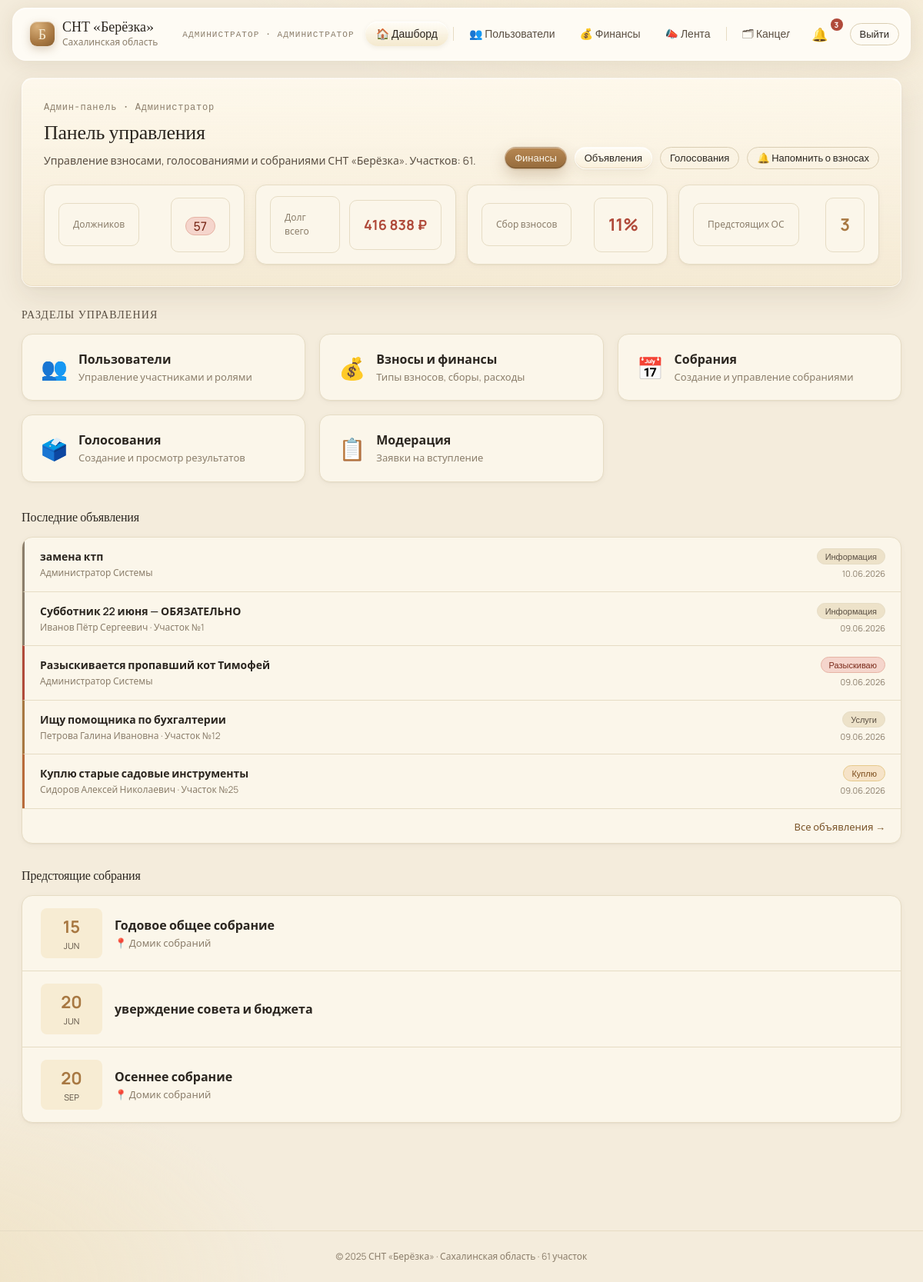
The page /admin (signed in) on the database its author committed.
### tables this page shows
CREATE TABLE `users` (
  `id` int(11) NOT NULL AUTO_INCREMENT,
  `email` varchar(120) NOT NULL,
  `password_hash` varchar(255) NOT NULL COMMENT 'bcrypt хеш пароля',
  `full_name` varchar(150) NOT NULL,
  `phone` varchar(20) DEFAULT NULL,
  `address` varchar(255) DEFAULT NULL COMMENT 'Адрес участка в СНТ',
  `role_id` int(11) NOT NULL DEFAULT 5 COMMENT 'ID роли (по умолчанию член)',
  `status` enum('active','inactive','pending') DEFAULT 'pending' COMMENT 'статус в системе',
  `avatar_url` varchar(255) DEFAULT NULL,
  `created_at` timestamp NOT NULL DEFAULT current_timestamp(),
  `updated_at` timestamp NOT NULL DEFAULT current_timestamp() ON UPDATE current_timestamp(),
  `last_login` timestamp NULL DEFAULT NULL,
  PRIMARY KEY (`id`),
  UNIQUE KEY `email` (`email`),
  KEY `idx_email` (`email`),
  KEY `idx_role` (`role_id`),
  KEY `idx_status` (`status`)
);

CREATE TABLE `announcements` (
  `id` int(11) NOT NULL AUTO_INCREMENT,
  `title` varchar(255) NOT NULL,
  `content` text NOT NULL,
  `author_id` int(11) NOT NULL,
  `category` enum('sale','buy','service','info','wanted') NOT NULL DEFAULT 'info',
  `is_pinned` tinyint(1) DEFAULT 0 COMMENT 'Закреплённое объявление',
  `status` enum('draft','published','archived') DEFAULT 'published',
  `views_count` int(11) DEFAULT 0,
  `created_at` timestamp NOT NULL DEFAULT current_timestamp(),
  `updated_at` timestamp NOT NULL DEFAULT current_timestamp() ON UPDATE current_timestamp(),
  PRIMARY KEY (`id`),
  KEY `author_id` (`author_id`),
  KEY `idx_category` (`category`),
  KEY `idx_status` (`status`),
  KEY `idx_created` (`created_at`),
  FULLTEXT KEY `idx_search` (`title`,`content`)
);

CREATE TABLE `meetings` (
  `id` int(11) NOT NULL AUTO_INCREMENT,
  `meeting_date` date NOT NULL,
  `topic` varchar(300) NOT NULL,
  `location` varchar(200) NOT NULL DEFAULT 'Домик собраний',
  `description` text DEFAULT NULL,
  `created_by` int(11) DEFAULT NULL,
  `created_at` datetime NOT NULL DEFAULT current_timestamp(),
  `archived` tinyint(1) NOT NULL DEFAULT 0,
  PRIMARY KEY (`id`)
);

### templates/pages/admin/dashboard.html.php (the view, shortened to what the rows shown need)
<?php
  $feeCollected = (float)($summary['fee_collected'] ?? 0);
  $totalRequired = 0;
  foreach ($feeTypes as $ft) {
      $totalRequired += (float)($ft['required_total'] ?? 0);
  }
  $collectionPct = ($totalRequired > 0) ? round($feeCollected / $totalRequired * 100) : 0;
  $currentUser = getCurrentUser();
  $chairName = e($currentUser['full_name'] ?? 'Председатель');
?>
<div class="fade-up">
  <div class="glass-deep panel" style="margin-bottom:28px">
    <div style="display:flex;align-items:flex-end;justify-content:space-between;gap:20px;flex-wrap:wrap;margin-bottom:20px">
      <div>
        <div class="mono" style="font-size:12px;color:var(--ink-mute);margin-bottom:10px;letter-spacing:.06em">
          Админ-панель · <?= $chairName ?>
        </div>
        <h2 style="margin:0 0 10px;color:var(--ink);font-size:26px">Панель управления</h2>
        <p style="color:var(--ink-soft);margin:0;font-size:14px;line-height:1.6">
          Управление взносами, голосованиями и собраниями СНТ «Берёзка». Участков: 61.
        </p>
      </div>
      <div style="display:flex;gap:10px;flex-wrap:wrap">
        <?php if (canFinance()): ?><a href="/admin/finances" class="btn primary sm">Финансы</a><?php endif ?>
        <a href="/classifieds" class="btn sm">Объявления</a>
        <?php if (canMeetings()): ?><a href="/admin/votes" class="btn ghost sm">Голосования</a><?php endif ?>
        <?php if (canFinance()): ?>
        <form method="POST" action="/admin/remind-fees" style="margin:0" onsubmit="return confirm('Разослать всем членам напоминание об оплате взносов?')">
          <button type="submit" class="btn ghost sm">🔔 Напомнить о взносах</button>
        </form>
        <?php endif ?>
      </div>
    </div>
    <div style="display:flex;gap:14px;flex-wrap:wrap">
      <div class="card" style="flex:1;min-width:140px;padding:14px 18px;display:flex;align-items:center;justify-content:space-between;gap:12px">
        <div class="kpi label" style="font-size:12px;color:var(--ink-mute)">Должников</div>
        <div class="kpi value" style="font-size:22px;font-weight:700;color:var(--ink)">
          <?php if ($debtors['count'] > 0): ?>
            <span class="pill bad" style="font-size:16px;padding:3px 10px"><?= $debtors['count'] ?></span>
          <?php else: ?>
            <span class="pill good" style="font-size:14px;padding:3px 10px">Нет</span>
          <?php endif ?>
        </div>
      </div>
      <div class="card" style="flex:1;min-width:140px;padding:14px 18px;display:flex;align-items:center;justify-content:space-between;gap:12px">
        <div class="kpi label" style="font-size:12px;color:var(--ink-mute)">Долг всего</div>
        <div class="kpi value" style="font-size:18px;font-weight:700;white-space:nowrap;color:<?= $debtors['total'] > 0 ? 'var(--bad)' : 'var(--good)' ?>">
          <?= number_format($debtors['total'], 0, '.', ' ') ?> ₽
        </div>
      </div>
      <div class="card" style="flex:1;min-width:140px;padding:14px 18px;display:flex;align-items:center;justify-content:space-between;gap:12px">
        <div class="kpi label" style="font-size:12px;color:var(--ink-mute)">Сбор взносов</div>
        <div class="kpi value" style="font-size:22px;font-weight:700;color:<?= $collectionPct >= 80 ? 'var(--good)' : ($collectionPct >= 50 ? 'var(--warn)' : 'var(--bad)') ?>">
          <?= $collectionPct ?>%
        </div>
      </div>
      <div class="card" style="flex:1;min-width:140px;padding:14px 18px;display:flex;align-items:center;justify-content:space-between;gap:12px">
        <div class="kpi label" style="font-size:12px;color:var(--ink-mute)">Предстоящих ОС</div>
        <div class="kpi value" style="font-size:22px;font-weight:700;color:var(--accent)">
          <?= (int)($stats['upcoming_meetings'] ?? 0) ?>
        </div>
      </div>
    </div>
  </div>
  <h3 style="margin-bottom:16px;color:var(--ink-soft);font-size:14px;text-transform:uppercase;letter-spacing:.08em">Разделы управления</h3>
  <div class="grid-3" style="margin-bottom:36px">
    <?php if (isAdmin()): ?>
    <a href="/admin/users" class="card" style="padding:20px 24px;text-decoration:none;display:flex;align-items:center;gap:14px;transition:box-shadow .15s">
      <span style="font-size:28px">👥</span>
      <div>
        <div style="font-weight:600;color:var(--ink)">Пользователи</div>
        <div style="font-size:13px;color:var(--ink-mute);margin-top:2px">Управление участниками и ролями</div>
      </div>
    </a>
    <?php endif ?>
    <?php if (canFinance()): ?>
    <a href="/admin/finances" class="card" style="padding:20px 24px;text-decoration:none;display:flex;align-items:center;gap:14px">
      <span style="font-size:28px">💰</span>
      <div>
        <div style="font-weight:600;color:var(--ink)">Взносы и финансы</div>
        <div style="font-size:13px;color:var(--ink-mute);margin-top:2px">Типы взносов, сборы, расходы</div>
      </div>
    </a>
    <?php endif ?>
    <?php if (canMeetings()): ?>
    <a href="/admin/meetings" class="card" style="padding:20px 24px;text-decoration:none;display:flex;align-items:center;gap:14px">
      <span style="font-size:28px">📅</span>
      <div>
        <div style="font-weight:600;color:var(--ink)">Собрания</div>
        <div style="font-size:13px;color:var(--ink-mute);margin-top:2px">Создание и управление собраниями</div>
      </div>
    </a>
    <a href="/admin/votes" class="card" style="padding:20px 24px;text-decoration:none;display:flex;align-items:center;gap:14px">
      <span style="font-size:28px">🗳️</span>
      <div>
        <div style="font-weight:600;color:var(--ink)">Голосования</div>
        <div style="font-size:13px;color:var(--ink-mute);margin-top:2px">Создание и просмотр результатов</div>
      </div>
    </a>
    <?php endif ?>
    <?php if (isAdmin()): ?>
    <a href="/admin/moderation" class="card" style="padding:20px 24px;text-decoration:none;display:flex;align-items:center;gap:14px">
      <span style="font-size:28px">📋</span>
      <div>
        <div style="font-weight:600;color:var(--ink)">Модерация</div>
        <div style="font-size:13px;color:var(--ink-mute);margin-top:2px">
          Заявки на вступление
        </div>
      </div>
    </a>
    <?php endif ?>
  </div>
  <?php if (!empty($announcements)): ?>
  <h3 style="margin-bottom:16px;color:var(--ink)">Последние объявления</h3>
  <?php
    $annCatColor = ['sale'=>'var(--good)','buy'=>'var(--warn)','wanted'=>'var(--bad)','service'=>'var(--accent)','info'=>'var(--ink-mute)'];
    $annCatLabel = ['sale'=>'Продаю','buy'=>'Куплю','wanted'=>'Разыскиваю','service'=>'Услуги','info'=>'Информация'];
    $annCatPill  = ['sale'=>'good','buy'=>'warn','wanted'=>'bad','service'=>'','info'=>''];
  ?>
  <div class="card" style="padding:0;overflow:hidden;margin-bottom:32px">
    <?php foreach (array_slice($announcements, 0, 5) as $i => $ann):
      $cat   = $ann['category'] ?? 'info';
      $color = $annCatColor[$cat] ?? 'var(--ink-mute)';
      $label = $annCatLabel[$cat] ?? $cat;
      $pill  = $annCatPill[$cat]  ?? '';
      $plot  = plotFromAddress($ann['author_address'] ?? '');
    ?>
      <div style="padding:14px 20px;display:flex;align-items:center;gap:14px;border-left:3px solid <?= $color ?>;<?= $i > 0 ? 'border-top:1px solid var(--line-soft)' : '' ?>">
        <div style="flex:1;min-width:0">
          <div style="font-weight:600;font-size:14px;overflow:hidden;text-overflow:ellipsis;white-space:nowrap"><?= e($ann['title']) ?></div>
          <div style="font-size:12px;color:var(--ink-mute);margin-top:2px">
            <?= e($ann['author_name'] ?? '—') ?>
            <?= $plot ? ' · Участок №' . e($plot) : '' ?>
          </div>
        </div>
        <div style="display:flex;flex-direction:column;align-items:flex-end;gap:4px;flex-shrink:0">
          <span class="pill <?= $pill ?>" style="font-size:11px"><?= $label ?></span>
          <span style="font-size:11px;color:var(--ink-mute)"><?= date('d.m.Y', strtotime($ann['created_at'])) ?></span>
        </div>
      </div>
    <?php endforeach ?>
    <div style="padding:10px 20px;border-top:1px solid var(--line-soft);text-align:right">
      <a href="/classifieds" style="font-size:13px;color:var(--accent-deep)">Все объявления →</a>
    </div>
  </div>
  <?php endif ?>
  <h3 style="margin-bottom:16px;color:var(--ink)">Предстоящие собрания</h3>
  <?php if (empty($meetings)): ?>
    <div class="card" style="padding:24px;color:var(--ink-mute);text-align:center">Нет запланированных собраний</div>
  <?php else: ?>
    <div class="card" style="padding:0;overflow:hidden">
      <?php foreach ($meetings as $i => $m): ?>
        <div style="padding:16px 24px;display:flex;align-items:center;gap:16px;<?= $i > 0 ? 'border-top:1px solid var(--border,#e5e7eb)' : '' ?>">
          <div style="min-width:80px;text-align:center;background:var(--accent-soft,#eff6ff);border-radius:8px;padding:8px 4px">
            <div style="font-size:22px;font-weight:700;color:var(--accent)"><?= htmlspecialchars(date('d', strtotime($m['meeting_date']))) ?></div>
            <div style="font-size:11px;color:var(--ink-soft);text-transform:uppercase"><?= htmlspecialchars(date('M', strtotime($m['meeting_date']))) ?></div>
          </div>
          <div>
            <div style="font-weight:600;color:var(--ink)"><?= htmlspecialchars($m['topic']) ?></div>
            <?php if (!empty($m['location'])): ?>
              <div style="font-size:13px;color:var(--ink-mute);margin-top:2px">📍 <?= htmlspecialchars($m['location']) ?></div>
            <?php endif ?>
          </div>
        </div>
      <?php endforeach ?>
    </div>
  <?php endif ?>
</div>

### templates/partials/navigation.html.php (shortened to what the rows shown need)
<?php
$user = getCurrentUser();
?>
<div class="topbar-sticky">
<header class="glass topbar">
  <a href="/" class="brand" style="text-decoration:none;flex-shrink:0">
    <div class="mark">Б</div>
    <div>
      <div class="name">СНТ «Берёзка»</div>
      <div class="sub">Сахалинская область</div>
    </div>
  </a>
  <?php if ($user): ?>
    <nav class="hnav" style="margin-top:0;flex:1;min-width:0;display:flex;align-items:center">
      <?php if (isBoard()): ?>
        <?php
          $roleLabels = [1 => 'Администратор', 2 => 'Председатель', 3 => 'Казначей', 4 => 'Секретарь'];
          $roleLabel  = $roleLabels[userRole()] ?? 'Правление';
        ?>
        <div class="mono" style="font-size:11px;color:var(--ink-mute);padding:0 10px 0 4px;text-transform:uppercase;letter-spacing:.1em;white-space:nowrap;flex-shrink:0">
          <?= e($_SESSION['user']['full_name'] ?? $roleLabel) ?> · <?= e($roleLabel) ?>
        </div>
        <a href="/admin"            class="hnav-item <?= $currentPage === 'admin/dashboard' ? 'active' : '' ?>">🏠 Дашборд</a>
        <?php if (canMeetings()): ?>
          <a href="/admin/users"      class="hnav-item <?= $currentPage === 'admin/users'      ? 'active' : '' ?>">👥 Пользователи</a>
        <?php endif ?>
        <?php if (canFinance()): ?>
          <a href="/admin/finances"   class="hnav-item <?= $currentPage === 'admin/finances'   ? 'active' : '' ?>">💰 Финансы</a>
        <?php endif ?>
        <a href="/feed"             class="hnav-item <?= $currentPage === 'member/feed' ? 'active' : '' ?>">📣 Лента</a>
        <?php if (canMeetings()): ?>
          <a href="/office" class="hnav-item <?= $currentPage === 'member/office' ? 'active' : '' ?>" style="position:relative">🗂 Канцелярия</a>
        <?php endif ?>
      <?php endif; ?>
    </nav>
    <?php $unread = \models\Notification::unreadCount((int)($_SESSION['user']['id'] ?? 0)); ?>
    <a href="/notifications" class="hnav-item <?= $currentPage === 'member/notifications' ? 'active' : '' ?>" style="margin-left:auto;flex-shrink:0;position:relative;font-size:17px" title="Уведомления">🔔<?php if ($unread > 0): ?><span style="position:absolute;top:-3px;right:-5px;background:var(--bad);color:#fff;font-size:10px;font-weight:700;min-width:16px;height:16px;line-height:16px;text-align:center;border-radius:8px;padding:0 3px"><?= $unread > 99 ? '99+' : $unread ?></span><?php endif ?></a>
    <form method="POST" action="/logout" style="flex-shrink:0">
      <button type="submit" class="btn sm ghost">Выйти</button>
    </form>
  <?php endif; ?>
</header>
</div>

### rows shown on the page
users: role "АДМИНИСТРАТОР", full_name "Администратор"
announcements: title "замена ктп", author.full_name "Администратор Системы", category "Информация", created_at "10.06.2026"
announcements: title "Субботник 22 июня — ОБЯЗАТЕЛЬНО", author.full_name "Иванов Пётр Сергеевич", author.address "1", category "Информация", created_at "09.06.2026"
announcements: title "Разыскивается пропавший кот Тимофей", author.full_name "Администратор Системы", category "Разыскиваю", created_at "09.06.2026"
announcements: title "Ищу помощника по бухгалтерии", author.full_name "Петрова Галина Ивановна", author.address "12", category "Услуги", created_at "09.06.2026"
announcements: title "Куплю старые садовые инструменты", author.full_name "Сидоров Алексей Николаевич", author.address "25", category "Куплю", created_at "09.06.2026"
meetings: meeting_date "15", meeting_date "JUN", topic "Годовое общее собрание", location "Домик собраний"
meetings: meeting_date "20", meeting_date "JUN", topic "уверждение совета и бюджета"
meetings: meeting_date "20", meeting_date "SEP", topic "Осеннее собрание", location "Домик собраний"

### other values the page prints
$_SESSION['user']['full_name'] "АДМИНИСТРАТОР"
$unread "3"
$debtors['count'] "57"
$debtors['total'] "416 838"
$collectionPct "11"
$stats['upcoming_meetings'] "3"
